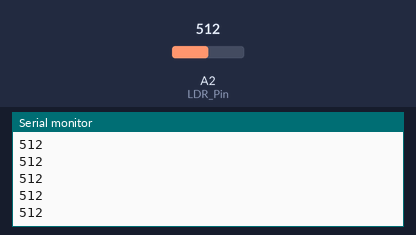
Simulated run of this sketch. Board: Arduino Uno, built with avr-gcc and run on an emulated ATmega328P. Parts: the last lines printed to the serial monitor. Inputs (shaded band) come from the test bench; at power-on: A2 (LDR_Pin) = 512.

Above: at 1.2 s.
1.3 s: A2 (LDR_Pin) set to 716
At 1.68 s:
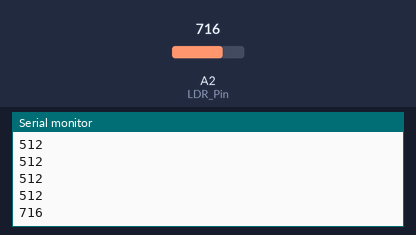
2.8 s: A2 (LDR_Pin) set to 900
At 2.93 s:
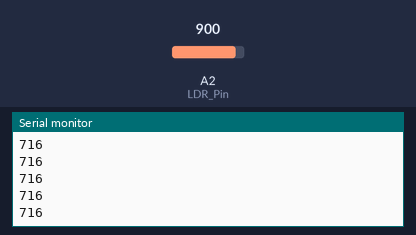
Timing chart, 0 to 5.8 s (numbered marks = the images above; inputs shaded):
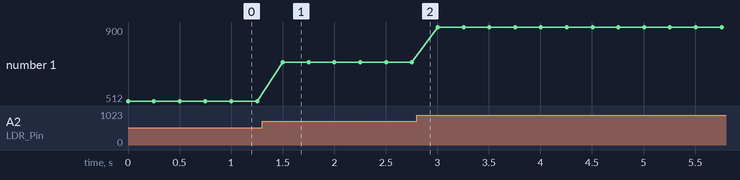

The sketch:

sketch_aug27b.ino
```cpp
int LDR_Pin = A2; //analog pin 0
void setup(){
Serial.begin(9600);
}
void loop(){
int LDRReading = analogRead(LDR_Pin);
Serial.println(LDRReading);
delay(250); //Değerleri serial monitörden daha kolay okuyabilmeniz için konuldu kaldırılabilir...
}
```

Measured:
- after the input at 1.3 s, the serial monitor: prints a new line after 0.20 s (image 1)
- plotted number 1: 512 → 716 after the input at 1.3 s, 716 → 900 after the input at 2.8 s
